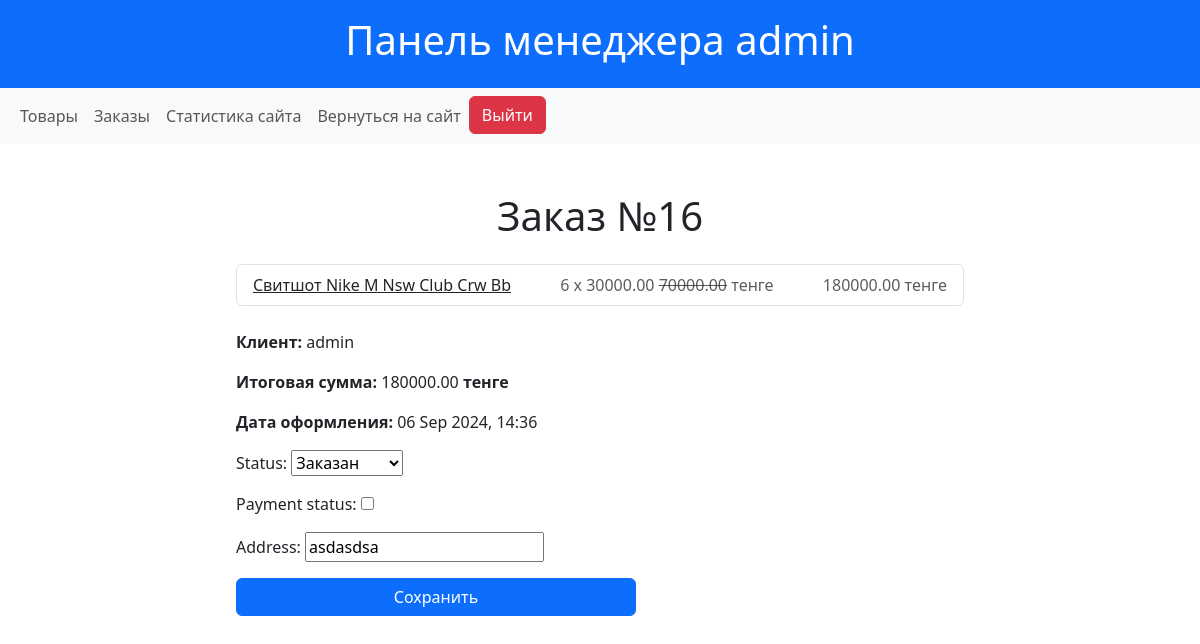
/manager/order/16 (signed in), run on the app's committed database.
### shop/models.py (models this page shows, shortened)
class Order(models.Model):
    STATUS_CHOICES = [
        ('ordered', 'Заказан'),
        ('shipped', 'Отправлен'),
        ('received', 'Получен'),
        ('canceled', 'Отменен'),
        ('returned', 'Возвращен'),
    ]
    user = models.ForeignKey(User, on_delete=models.CASCADE, related_name='orders')
    total_price = models.DecimalField(max_digits=10, decimal_places=2)
    address = models.CharField(max_length=255)
    status = models.CharField(max_length=10, choices=STATUS_CHOICES, default='ordered')
    payment_status = models.BooleanField(default=False)
    created_at = models.DateTimeField(auto_now_add=True)
    objects = OrderManager()
    class Meta:
        verbose_name = "Заказ"
        verbose_name_plural = "Заказы"

class OrderItem(models.Model):
    order = models.ForeignKey(Order, related_name='items', on_delete=models.CASCADE)
    product = models.ForeignKey(Product, on_delete=models.CASCADE)
    quantity = models.PositiveIntegerField(default=1)
    objects = OrderItemManager()
    class Meta:
        verbose_name = "Запись заказов"
        verbose_name_plural = "Записи заказов"
    def get_total_item_price(self):
        return self.quantity * self.product.get_discounted_price()

class Product(models.Model):
    name = models.CharField(max_length=200)
    slug = models.SlugField(max_length=200, null=True, blank=True)
    description = models.TextField()
    price = models.DecimalField(max_digits=10, decimal_places=2)
    discount_price = models.DecimalField(max_digits=10, decimal_places=2, blank=True, null=True, default=0)
    category = models.ForeignKey(Category, related_name="products", on_delete=models.CASCADE)
    image = models.ImageField(upload_to='media/products/')
    created_at = models.DateTimeField(auto_now_add=True)
    quantity = models.PositiveIntegerField(default=0, blank=True)
    class Meta:
        verbose_name = "Товар"
        verbose_name_plural = "Товары"
    def get_discounted_price(self):
        if self.discount_price:
            return self.discount_price
        return self.price
    def get_display_price(self):
        if self.discount_price:
            return f'{self.discount_price} <s>{self.price}</s>'
        return f'{self.price}'

### shop/views.py (the view)
# urls.py: path('manager/order/<int:pk>', ManagerOrdersUpdateView.as_view(), name='update_order'),
class ManagerOrdersUpdateView(ManagerMixin, UpdateView):
    model = Order
    template_name = 'manager/orders_update.html'
    fields = ['status', 'payment_status', 'address']
    success_url = reverse_lazy('manager_orders')

### shop/views.py (called while the page is built)
    def test_func(self):
        return self.request.user.groups.filter(name="Менеджеры").exists()

### shop/templates/manager/orders_update.html (shortened to what this page needs)
{% extends "manager/base.html" %}
{% block content %}
<div class="container mt-5">
    <div class="mb-4 col-8 mx-auto">
    <h1 class="text-center mb-4">Заказ №{{ object.id }}</h1>
    <ul class="list-group mb-4">
        {% for item in order.items.all %}
            <li class="list-group-item d-flex justify-content-between align-items-center">
                <a href="{% url 'product_detail' item.product.slug %}" class="text-dark">{{ item.product.name }}</a>
                <span class="text-muted">{{ item.quantity }} x {{ item.product.get_display_price | safe}} тенге</span>
                <span class="text-muted">{{ item.get_total_item_price}} тенге</span>
            </li>
        {% endfor %}
    </ul>
        <p><strong>Клиент:</strong> {{ order.user.username }}</p>
        <p><strong>Итоговая сумма:</strong> {{ order.total_price }} <b>тенге</b></p>
        <p><strong>Дата оформления:</strong> {{ order.created_at|date:"d M Y, H:i" }}</p>
    <form method="post" style="max-width: 400px;">
        <div class="mb-3">
            {{ form.as_p }}
        </div>
        <button type="submit" class="btn btn-primary w-100">Сохранить</button>
    </form>
    </div>
</div>
{% endblock %}

### shop/templates/manager/base.html (shortened to what this page needs)
<!DOCTYPE html>
<html lang="en">
<head>
    <link href="https://cdn.jsdelivr.net/npm/bootstrap@5.3.3/dist/css/bootstrap.min.css" rel="stylesheet">
    <link rel="stylesheet" href="https://cdnjs.cloudflare.com/ajax/libs/font-awesome/6.6.0/css/all.min.css" />
</head>
<body>
    <header class="bg-primary text-white text-center py-3 ">
        <h1>
            Панель менеджера {{ user.username }}
        </h1>
    </header>
    <nav class="navbar navbar-expand-lg navbar-light bg-light mb-4">
        <div class="container-fluid">
            <div class="navbar-nav">
                <a class="nav-link" href="{% url 'manager_products' %}">Товары</a>
                <a class="nav-link" href="{% url 'manager_orders' %}">Заказы</a>
                <a class="nav-link" href="{% url 'manager_dashboard' %}">Статистика сайта</a>
                <a class="nav-link" href="{% url 'product_list' %}">Вернуться на сайт</a>
                <form action="{% url 'logout' %}" method="post" style="display:inline;" class="d-inline">
                    <button class="btn btn-danger" type="submit">Выйти</button>
                </form>
            </div>
        </div>
    </nav>
    <div class="container">
        {% block content %}
        {% endblock %}
    </div>
</body>
</html>

### data on the page
Order: id "16", user.username "admin", total_price "180000.00", created_at "06 Sep 2024, 14:36", status "Заказан", address "asdasdsa"
OrderItem: product.name "Свитшот Nike M Nsw Club Crw Bb", quantity "6", product.get_display_price "30000.00 70000.00", get_total_item_price "180000.00"

### other printed values
{{ user.username }} "admin"
